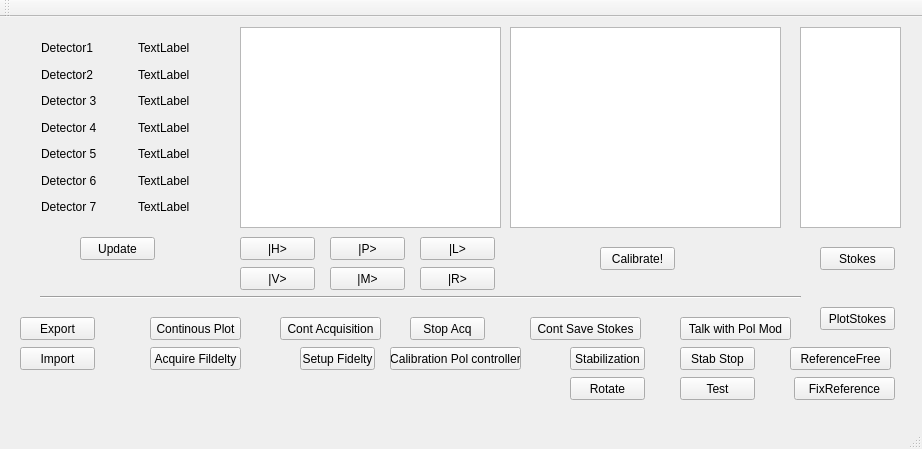
<?xml version="1.0" encoding="UTF-8"?>
<ui version="4.0">
 <class>untitled2Class</class>
 <widget class="QMainWindow" name="untitled2Class">
  <property name="geometry">
   <rect>
    <x>0</x>
    <y>0</y>
    <width>922</width>
    <height>449</height>
   </rect>
  </property>
  <property name="windowTitle">
   <string>untitled2</string>
  </property>
  <widget class="QWidget" name="centralWidget">
   <widget class="QPushButton" name="pushButton">
    <property name="geometry">
     <rect>
      <x>80</x>
      <y>220</y>
      <width>75</width>
      <height>23</height>
     </rect>
    </property>
    <property name="text">
     <string>Update</string>
    </property>
   </widget>
   <widget class="QWidget" name="layoutWidget">
    <property name="geometry">
     <rect>
      <x>30</x>
      <y>10</y>
      <width>171</width>
      <height>201</height>
     </rect>
    </property>
    <layout class="QVBoxLayout" name="verticalLayout">
     <item>
      <layout class="QHBoxLayout" name="horizontalLayout_2">
       <item>
        <widget class="QLabel" name="label_cname_1">
         <property name="text">
          <string>Detector1</string>
         </property>
        </widget>
       </item>
       <item>
        <spacer name="horizontalSpacer_2">
         <property name="orientation">
          <enum>Qt::Horizontal</enum>
         </property>
         <property name="sizeHint" stdset="0">
          <size>
           <width>40</width>
           <height>20</height>
          </size>
         </property>
        </spacer>
       </item>
       <item>
        <widget class="QLabel" name="label_cvalue_1">
         <property name="text">
          <string>TextLabel</string>
         </property>
        </widget>
       </item>
      </layout>
     </item>
     <item>
      <layout class="QHBoxLayout" name="horizontalLayout_5">
       <item>
        <widget class="QLabel" name="label_cname_2">
         <property name="text">
          <string>Detector2</string>
         </property>
        </widget>
       </item>
       <item>
        <spacer name="horizontalSpacer_5">
         <property name="orientation">
          <enum>Qt::Horizontal</enum>
         </property>
         <property name="sizeHint" stdset="0">
          <size>
           <width>40</width>
           <height>20</height>
          </size>
         </property>
        </spacer>
       </item>
       <item>
        <widget class="QLabel" name="label_cvalue_2">
         <property name="text">
          <string>TextLabel</string>
         </property>
        </widget>
       </item>
      </layout>
     </item>
     <item>
      <layout class="QHBoxLayout" name="horizontalLayout_7">
       <item>
        <widget class="QLabel" name="label_cname_3">
         <property name="text">
          <string>Detector 3</string>
         </property>
        </widget>
       </item>
       <item>
        <spacer name="horizontalSpacer_7">
         <property name="orientation">
          <enum>Qt::Horizontal</enum>
         </property>
         <property name="sizeHint" stdset="0">
          <size>
           <width>40</width>
           <height>20</height>
          </size>
         </property>
        </spacer>
       </item>
       <item>
        <widget class="QLabel" name="label_cvalue_3">
         <property name="text">
          <string>TextLabel</string>
         </property>
        </widget>
       </item>
      </layout>
     </item>
     <item>
      <layout class="QHBoxLayout" name="horizontalLayout_4">
       <item>
        <widget class="QLabel" name="label_cname_4">
         <property name="text">
          <string>Detector 4</string>
         </property>
        </widget>
       </item>
       <item>
        <spacer name="horizontalSpacer_4">
         <property name="orientation">
          <enum>Qt::Horizontal</enum>
         </property>
         <property name="sizeHint" stdset="0">
          <size>
           <width>40</width>
           <height>20</height>
          </size>
         </property>
        </spacer>
       </item>
       <item>
        <widget class="QLabel" name="label_cvalue_4">
         <property name="text">
          <string>TextLabel</string>
         </property>
        </widget>
       </item>
      </layout>
     </item>
     <item>
      <layout class="QHBoxLayout" name="horizontalLayout">
       <item>
        <widget class="QLabel" name="label_cname_5">
         <property name="text">
          <string>Detector 5</string>
         </property>
        </widget>
       </item>
       <item>
        <spacer name="horizontalSpacer">
         <property name="orientation">
          <enum>Qt::Horizontal</enum>
         </property>
         <property name="sizeHint" stdset="0">
          <size>
           <width>40</width>
           <height>20</height>
          </size>
         </property>
        </spacer>
       </item>
       <item>
        <widget class="QLabel" name="label_cvalue_5">
         <property name="text">
          <string>TextLabel</string>
         </property>
        </widget>
       </item>
      </layout>
     </item>
     <item>
      <layout class="QHBoxLayout" name="horizontalLayout_6">
       <item>
        <widget class="QLabel" name="label_cname_6">
         <property name="text">
          <string>Detector 6</string>
         </property>
        </widget>
       </item>
       <item>
        <spacer name="horizontalSpacer_6">
         <property name="orientation">
          <enum>Qt::Horizontal</enum>
         </property>
         <property name="sizeHint" stdset="0">
          <size>
           <width>40</width>
           <height>20</height>
          </size>
         </property>
        </spacer>
       </item>
       <item>
        <widget class="QLabel" name="label_cvalue_6">
         <property name="text">
          <string>TextLabel</string>
         </property>
        </widget>
       </item>
      </layout>
     </item>
     <item>
      <layout class="QHBoxLayout" name="horizontalLayout_3">
       <item>
        <widget class="QLabel" name="label_cname_7">
         <property name="text">
          <string>Detector 7</string>
         </property>
        </widget>
       </item>
       <item>
        <spacer name="horizontalSpacer_3">
         <property name="orientation">
          <enum>Qt::Horizontal</enum>
         </property>
         <property name="sizeHint" stdset="0">
          <size>
           <width>40</width>
           <height>20</height>
          </size>
         </property>
        </spacer>
       </item>
       <item>
        <widget class="QLabel" name="label_cvalue_7">
         <property name="text">
          <string>TextLabel</string>
         </property>
        </widget>
       </item>
      </layout>
     </item>
    </layout>
   </widget>
   <widget class="QTableView" name="tableView">
    <property name="geometry">
     <rect>
      <x>240</x>
      <y>10</y>
      <width>261</width>
      <height>201</height>
     </rect>
    </property>
   </widget>
   <widget class="QPushButton" name="H_Button">
    <property name="geometry">
     <rect>
      <x>240</x>
      <y>220</y>
      <width>75</width>
      <height>23</height>
     </rect>
    </property>
    <property name="text">
     <string>|H&gt;</string>
    </property>
   </widget>
   <widget class="QPushButton" name="V_Button">
    <property name="geometry">
     <rect>
      <x>240</x>
      <y>250</y>
      <width>75</width>
      <height>23</height>
     </rect>
    </property>
    <property name="text">
     <string>|V&gt;</string>
    </property>
   </widget>
   <widget class="QPushButton" name="P_Button">
    <property name="geometry">
     <rect>
      <x>330</x>
      <y>220</y>
      <width>75</width>
      <height>23</height>
     </rect>
    </property>
    <property name="text">
     <string>|P&gt;</string>
    </property>
   </widget>
   <widget class="QPushButton" name="M_Button">
    <property name="geometry">
     <rect>
      <x>330</x>
      <y>250</y>
      <width>75</width>
      <height>23</height>
     </rect>
    </property>
    <property name="text">
     <string>|M&gt;</string>
    </property>
   </widget>
   <widget class="QPushButton" name="L_Button">
    <property name="geometry">
     <rect>
      <x>420</x>
      <y>220</y>
      <width>75</width>
      <height>23</height>
     </rect>
    </property>
    <property name="text">
     <string>|L&gt;</string>
    </property>
   </widget>
   <widget class="QPushButton" name="R_Button">
    <property name="geometry">
     <rect>
      <x>420</x>
      <y>250</y>
      <width>75</width>
      <height>23</height>
     </rect>
    </property>
    <property name="text">
     <string>|R&gt;</string>
    </property>
   </widget>
   <widget class="QTableView" name="tableView_2">
    <property name="geometry">
     <rect>
      <x>510</x>
      <y>10</y>
      <width>271</width>
      <height>201</height>
     </rect>
    </property>
   </widget>
   <widget class="QPushButton" name="CalibrateButton">
    <property name="geometry">
     <rect>
      <x>600</x>
      <y>230</y>
      <width>75</width>
      <height>23</height>
     </rect>
    </property>
    <property name="text">
     <string>Calibrate!</string>
    </property>
   </widget>
   <widget class="Line" name="line">
    <property name="geometry">
     <rect>
      <x>40</x>
      <y>270</y>
      <width>761</width>
      <height>20</height>
     </rect>
    </property>
    <property name="orientation">
     <enum>Qt::Horizontal</enum>
    </property>
   </widget>
   <widget class="QPushButton" name="exportButton">
    <property name="geometry">
     <rect>
      <x>20</x>
      <y>300</y>
      <width>75</width>
      <height>23</height>
     </rect>
    </property>
    <property name="text">
     <string>Export</string>
    </property>
   </widget>
   <widget class="QPushButton" name="importButton">
    <property name="geometry">
     <rect>
      <x>20</x>
      <y>330</y>
      <width>75</width>
      <height>23</height>
     </rect>
    </property>
    <property name="text">
     <string>Import</string>
    </property>
   </widget>
   <widget class="QTableView" name="tableView_3">
    <property name="geometry">
     <rect>
      <x>800</x>
      <y>10</y>
      <width>101</width>
      <height>201</height>
     </rect>
    </property>
   </widget>
   <widget class="QPushButton" name="stokesButton">
    <property name="geometry">
     <rect>
      <x>820</x>
      <y>230</y>
      <width>75</width>
      <height>23</height>
     </rect>
    </property>
    <property name="text">
     <string>Stokes</string>
    </property>
   </widget>
   <widget class="QPushButton" name="plotButton">
    <property name="geometry">
     <rect>
      <x>150</x>
      <y>300</y>
      <width>91</width>
      <height>23</height>
     </rect>
    </property>
    <property name="text">
     <string>Continous Plot</string>
    </property>
   </widget>
   <widget class="QPushButton" name="contAcqButton">
    <property name="geometry">
     <rect>
      <x>280</x>
      <y>300</y>
      <width>101</width>
      <height>23</height>
     </rect>
    </property>
    <property name="text">
     <string>Cont Acquisition</string>
    </property>
   </widget>
   <widget class="QPushButton" name="stopacqButton">
    <property name="geometry">
     <rect>
      <x>410</x>
      <y>300</y>
      <width>75</width>
      <height>23</height>
     </rect>
    </property>
    <property name="text">
     <string>Stop Acq</string>
    </property>
   </widget>
   <widget class="QPushButton" name="plotStokesButton">
    <property name="geometry">
     <rect>
      <x>820</x>
      <y>290</y>
      <width>75</width>
      <height>23</height>
     </rect>
    </property>
    <property name="text">
     <string>PlotStokes</string>
    </property>
   </widget>
   <widget class="QPushButton" name="contStokesaveButton">
    <property name="geometry">
     <rect>
      <x>530</x>
      <y>300</y>
      <width>111</width>
      <height>23</height>
     </rect>
    </property>
    <property name="text">
     <string>Cont Save Stokes</string>
    </property>
   </widget>
   <widget class="QPushButton" name="polmodButton">
    <property name="geometry">
     <rect>
      <x>680</x>
      <y>300</y>
      <width>111</width>
      <height>23</height>
     </rect>
    </property>
    <property name="text">
     <string>Talk with Pol Mod</string>
    </property>
   </widget>
   <widget class="QPushButton" name="fideltyButton">
    <property name="geometry">
     <rect>
      <x>150</x>
      <y>330</y>
      <width>91</width>
      <height>23</height>
     </rect>
    </property>
    <property name="text">
     <string>Acquire Fildelty</string>
    </property>
   </widget>
   <widget class="QPushButton" name="setfidelButton">
    <property name="geometry">
     <rect>
      <x>300</x>
      <y>330</y>
      <width>75</width>
      <height>23</height>
     </rect>
    </property>
    <property name="text">
     <string>Setup Fidelty</string>
    </property>
   </widget>
   <widget class="QPushButton" name="polContCalButton">
    <property name="geometry">
     <rect>
      <x>390</x>
      <y>330</y>
      <width>131</width>
      <height>23</height>
     </rect>
    </property>
    <property name="text">
     <string>Calibration Pol controller</string>
    </property>
   </widget>
   <widget class="QPushButton" name="stabilizationButton">
    <property name="geometry">
     <rect>
      <x>570</x>
      <y>330</y>
      <width>75</width>
      <height>23</height>
     </rect>
    </property>
    <property name="text">
     <string>Stabilization</string>
    </property>
   </widget>
   <widget class="QPushButton" name="stabstopButton">
    <property name="geometry">
     <rect>
      <x>680</x>
      <y>330</y>
      <width>75</width>
      <height>23</height>
     </rect>
    </property>
    <property name="text">
     <string>Stab Stop</string>
    </property>
   </widget>
   <widget class="QPushButton" name="referenceButton">
    <property name="geometry">
     <rect>
      <x>790</x>
      <y>330</y>
      <width>101</width>
      <height>23</height>
     </rect>
    </property>
    <property name="text">
     <string>ReferenceFree</string>
    </property>
   </widget>
   <widget class="QPushButton" name="fixreferenceButton">
    <property name="geometry">
     <rect>
      <x>794</x>
      <y>360</y>
      <width>101</width>
      <height>23</height>
     </rect>
    </property>
    <property name="text">
     <string>FixReference</string>
    </property>
   </widget>
   <widget class="QPushButton" name="testButton">
    <property name="geometry">
     <rect>
      <x>680</x>
      <y>360</y>
      <width>75</width>
      <height>23</height>
     </rect>
    </property>
    <property name="text">
     <string>Test</string>
    </property>
   </widget>
   <widget class="QPushButton" name="rotateButton">
    <property name="geometry">
     <rect>
      <x>570</x>
      <y>360</y>
      <width>75</width>
      <height>23</height>
     </rect>
    </property>
    <property name="text">
     <string>Rotate</string>
    </property>
   </widget>
  </widget>
  <widget class="QMenuBar" name="menuBar">
   <property name="geometry">
    <rect>
     <x>0</x>
     <y>0</y>
     <width>922</width>
     <height>21</height>
    </rect>
   </property>
  </widget>
  <widget class="QToolBar" name="mainToolBar">
   <attribute name="toolBarArea">
    <enum>TopToolBarArea</enum>
   </attribute>
   <attribute name="toolBarBreak">
    <bool>false</bool>
   </attribute>
  </widget>
  <widget class="QStatusBar" name="statusBar"/>
 </widget>
 <layoutdefault spacing="6" margin="11"/>
 <resources/>
 <connections>
  <connection>
   <sender>pushButton</sender>
   <signal>clicked()</signal>
   <receiver>centralWidget</receiver>
   <slot>repaint()</slot>
   <hints>
    <hint type="sourcelabel">
     <x>117</x>
     <y>294</y>
    </hint>
    <hint type="destinationlabel">
     <x>361</x>
     <y>234</y>
    </hint>
   </hints>
  </connection>
 </connections>
</ui>
